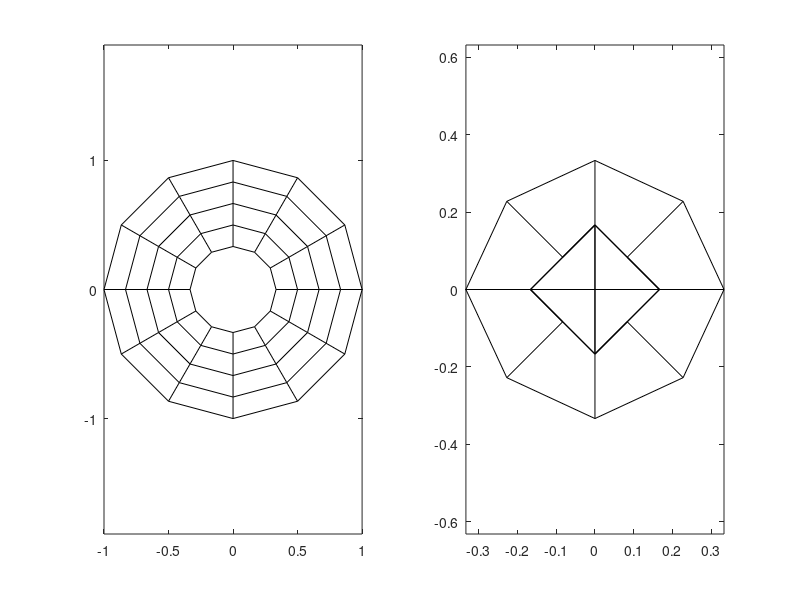

Write the MATLAB code that produced this figure.
N=6;
%M = floor(2*rand(N));
%M = ones(N);
%M(2,6) = 0;
%r = linspace(0,1,N);
r = (2:N)'/N;
%t = linspace(0,2*pi,N);
%t = pi*(-N:N)/N;
t = pi*(-N:N)/N;
%x = r'*cos(t);
%y = r'*sin(t);
x = r*cos(t);
y = r*sin(t);
C = r*cos(2*t);
%M = floor(2*rand(size(x)));
%M = round(2*rand(size(x)));
%M = 2*rand(size(x));
M = ones(size(x));
%M(1,12) = 0;
%M(2,12) = 0;
%M(3,12) = 0;
%M(4,12) = 0;

%{
x1 = [-0.3333 -0.2277 0 0.2277 0.3333 0.2277 0 -0.2277 -0.3333;
      -0.1666 -0.0834 0 0.0834 0.1666 0.0834 0 -0.0834 -0.1666;];
y1 = [0 -0.2277 -0.3333 -0.2277 0 0.2277 0.3333 0.2277 0;
      0 -0.0834 -0.1666 -0.0834 0 0.0834 0.1666 0.0834 0;];
%}
x1 = [-0.3333 -0.2277 0 0.2277 0.3333 0.2277 0 -0.2277 -0.3333;
      -0.1666 -0.0834 0 0.0834 0.1666 0.0834 0 -0.0834 -0.1666;
      -0.1666 -0.1666 0 0 0.1666 0.1666 0 0 -0.1666;
      0 0 0 0 0 0 0 0 0;];
y1 = [0 -0.2277 -0.3333 -0.2277 0 0.2277 0.3333 0.2277 0;
      0 -0.0834 -0.1666 -0.0834 0 0.0834 0.1666 0.0834 0;
      0 0 -0.1666 -0.1666 0 0 0.1666 0.1666 0;
      0 0 0 0 0 0 0 0 0;];
M1 = ones(size(x1));
%M1(1,8) = 0;
%{
x2 = [-0.1666 0 0.1666 0 -0.1666;
      0 0 0 0 0;];
y2 = [0 -0.1666 0 0.1666 0;
      0 0 0 0 0;];
%}  
%x2 = [-0.1666 -0.1666 0 0 0.1666 0.1666 0 0 -0.1666;
%      0 0 0 0 0 0 0 0 0;];
%y2 = [0 0 -0.1666 -0.1666 0 0 0.1666 0.1666 0;
%      0 0 0 0 0 0 0 0 0;];

%M2 = ones(size(x2));

figure
subplot(1,2,1);
pcolor(x,y,M)
colormap(gray(2)), axis equal tight
subplot(1,2,2);
pcolor(x1,y1,M1), %figure; pcolor(x2,y2,M2)
colormap(gray(2)), axis equal tight
%colormap(gray(3)), axis equal tight

%tt = (1/24:1/12:1)'*2*pi;
%xx = sin(tt)*0.3;
%yy = cos(tt)*0.3;
%fill(xx,yy,'r')

%{
X = [0 1 0;
     0 0.5 0;
     1 1.5 1.5;
     0 2 0.5;];
Y = [0 0 1;
     1 0.5 2;
     0 1.5 1.5;
     0 0 0.5;];
 X1 = X*-1;
 Y1 = Y*-1;
 XNew = horzcat(X,X1,X1,X);
 YNew = horzcat(Y,Y,Y1,Y1);
 %fill(XNew,YNew,['r','r','r','r','r','r','r','b','r','r','r','r']);
 %}